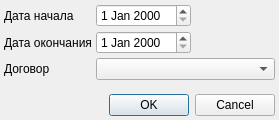
<?xml version="1.0" encoding="UTF-8"?>
<ui version="4.0">
 <class>RegistryStaffTreatedPatientsSetupDialog</class>
 <widget class="QDialog" name="RegistryStaffTreatedPatientsSetupDialog">
  <property name="geometry">
   <rect>
    <x>0</x>
    <y>0</y>
    <width>279</width>
    <height>120</height>
   </rect>
  </property>
  <property name="windowTitle">
   <string>Реестр пролеченных больных сотрудников</string>
  </property>
  <layout class="QGridLayout" name="gridLayout">
   <property name="margin">
    <number>4</number>
   </property>
   <property name="spacing">
    <number>4</number>
   </property>
   <item row="0" column="1">
    <widget class="QDateEdit" name="edtBegDate">
     <property name="sizePolicy">
      <sizepolicy hsizetype="Maximum" vsizetype="Fixed">
       <horstretch>0</horstretch>
       <verstretch>0</verstretch>
      </sizepolicy>
     </property>
    </widget>
   </item>
   <item row="2" column="0">
    <widget class="QLabel" name="lblContract">
     <property name="sizePolicy">
      <sizepolicy hsizetype="Maximum" vsizetype="Preferred">
       <horstretch>0</horstretch>
       <verstretch>0</verstretch>
      </sizepolicy>
     </property>
     <property name="text">
      <string>Договор</string>
     </property>
    </widget>
   </item>
   <item row="1" column="1">
    <widget class="QDateEdit" name="edtEndDate">
     <property name="sizePolicy">
      <sizepolicy hsizetype="Maximum" vsizetype="Fixed">
       <horstretch>0</horstretch>
       <verstretch>0</verstretch>
      </sizepolicy>
     </property>
    </widget>
   </item>
   <item row="0" column="0">
    <widget class="QLabel" name="lblBegDate">
     <property name="sizePolicy">
      <sizepolicy hsizetype="Maximum" vsizetype="Preferred">
       <horstretch>0</horstretch>
       <verstretch>0</verstretch>
      </sizepolicy>
     </property>
     <property name="text">
      <string>Дата начала</string>
     </property>
    </widget>
   </item>
   <item row="3" column="0">
    <spacer name="verticalSpacer">
     <property name="orientation">
      <enum>Qt::Vertical</enum>
     </property>
     <property name="sizeHint" stdset="0">
      <size>
       <width>20</width>
       <height>1</height>
      </size>
     </property>
    </spacer>
   </item>
   <item row="1" column="0">
    <widget class="QLabel" name="lblEndDate">
     <property name="sizePolicy">
      <sizepolicy hsizetype="Maximum" vsizetype="Preferred">
       <horstretch>0</horstretch>
       <verstretch>0</verstretch>
      </sizepolicy>
     </property>
     <property name="text">
      <string>Дата окончания</string>
     </property>
    </widget>
   </item>
   <item row="0" column="2">
    <spacer name="horizontalSpacer">
     <property name="orientation">
      <enum>Qt::Horizontal</enum>
     </property>
     <property name="sizeHint" stdset="0">
      <size>
       <width>40</width>
       <height>20</height>
      </size>
     </property>
    </spacer>
   </item>
   <item row="1" column="2">
    <spacer name="horizontalSpacer_2">
     <property name="orientation">
      <enum>Qt::Horizontal</enum>
     </property>
     <property name="sizeHint" stdset="0">
      <size>
       <width>40</width>
       <height>20</height>
      </size>
     </property>
    </spacer>
   </item>
   <item row="4" column="0" colspan="3">
    <widget class="QDialogButtonBox" name="buttonBox">
     <property name="orientation">
      <enum>Qt::Horizontal</enum>
     </property>
     <property name="standardButtons">
      <set>QDialogButtonBox::Cancel|QDialogButtonBox::Ok</set>
     </property>
    </widget>
   </item>
   <item row="2" column="1" colspan="2">
    <widget class="CContractComboBox" name="cmbContract"/>
   </item>
  </layout>
 </widget>
 <customwidgets>
  <customwidget>
   <class>CContractComboBox</class>
   <extends>QComboBox</extends>
   <header>Accounting/ContractComboBox.h</header>
  </customwidget>
 </customwidgets>
 <tabstops>
  <tabstop>edtBegDate</tabstop>
  <tabstop>edtEndDate</tabstop>
  <tabstop>cmbContract</tabstop>
  <tabstop>buttonBox</tabstop>
 </tabstops>
 <resources/>
 <connections>
  <connection>
   <sender>buttonBox</sender>
   <signal>accepted()</signal>
   <receiver>RegistryStaffTreatedPatientsSetupDialog</receiver>
   <slot>accept()</slot>
   <hints>
    <hint type="sourcelabel">
     <x>248</x>
     <y>254</y>
    </hint>
    <hint type="destinationlabel">
     <x>157</x>
     <y>274</y>
    </hint>
   </hints>
  </connection>
  <connection>
   <sender>buttonBox</sender>
   <signal>rejected()</signal>
   <receiver>RegistryStaffTreatedPatientsSetupDialog</receiver>
   <slot>reject()</slot>
   <hints>
    <hint type="sourcelabel">
     <x>316</x>
     <y>260</y>
    </hint>
    <hint type="destinationlabel">
     <x>286</x>
     <y>274</y>
    </hint>
   </hints>
  </connection>
 </connections>
</ui>
